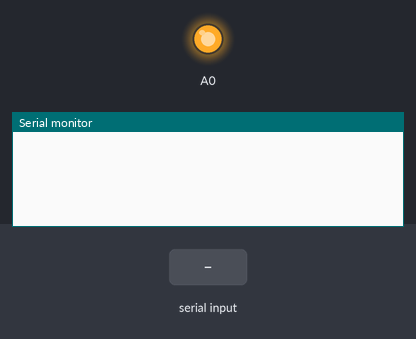
This sketch was run on a simulated Arduino Uno, built with avr-gcc and run on an emulated ATmega328P. Parts: output pins drawn as LEDs (lit = HIGH), the last lines printed to the serial monitor. The inputs (shaded band) are chosen by the test bench.

Above: at 1.2 s.
1.3 s: "LED\n" received over Serial
At 2.3 s:
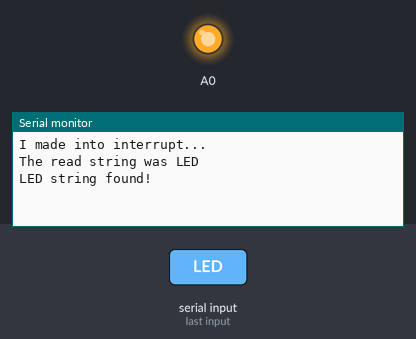
2.8 s: "USERINFO\n" received over Serial
At 3.4 s:
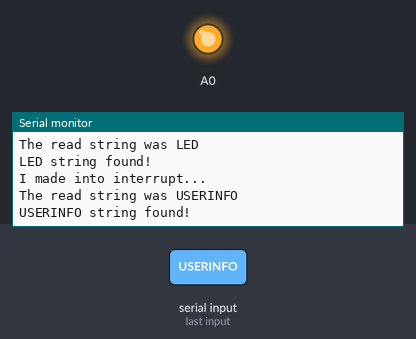
4.3 s: "90,45\n" received over Serial
At 5.7 s:
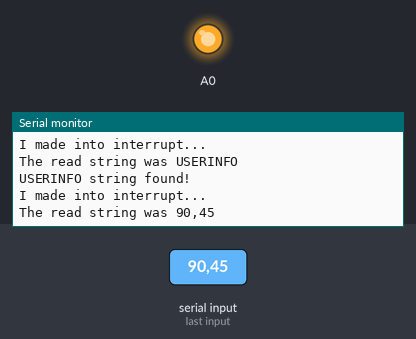

Measured:
- after the input at 1.3 s, the serial monitor: prints a new line at once (image 1)
- after the input at 2.8 s, the serial monitor: prints a new line at once (image 2)
- after the input at 4.3 s, the serial monitor: prints a new line at once (image 3)

The sketch:

ProTrinketHandleRX_Arduino.ino
```cpp
//Setup struct for userinformation
struct userInfo{
  char username[20];
  int num;
};
enum UserMethods{LED, USERINFO};

String inputString = "";         // a string to hold incoming data
boolean stringComplete = false;  // whether the string is complete

void setup() {
  //Turn on hardware serial interface (RX & TX)
  Serial.begin(115200);

  //Turn A0 on for ESP8266 CH_P
  pinMode(A0, OUTPUT);
  digitalWrite(A0, HIGH);

  // reserve 200 bytes for the inputString:
  inputString.reserve(200);
}

void loop() {
  if (stringComplete) {
    Serial.println(inputString);
    // clear the string:
    inputString = "";
    stringComplete = false;
  }
}

//This method is a built in function that handles RX data coming in
void serialEvent(){
  String str;
  byte buff[200];
  boolean methFound = false;
  int state, i = 0;
  UserMethods meth;

  Serial.println("I made into interrupt...");
  stringComplete = true;

  //Loop through received data
  while(Serial.available()){
    //If a method has been found, then skip to use method, otherwise
    //keep looking for method in RX info
    if(!methFound){
      //Read string from RX
      str = Serial.readStringUntil('\n');
      str.trim();
      inputString += "The read string was " + str + "\n";

      //Verify if valid method found
      if(str.equals("LED")){
        //Serial.println("LED string found!");
        inputString += "LED string found!\n";
        meth = LED;
        methFound = true;
      }else if(str.equals("USERINFO")){
        //Serial.println("USERINFO string found!");
        inputString += "USERINFO string found!\n";
        meth = USERINFO;
        methFound = true;
      }
    }else{
      inputString += "I'm in the meth found portion!\n";
      switch(meth){
        case LED:
          //Read int into state and change pin
          state = Serial.parseInt();
          inputString += "The state will be changed to " + String(state);
          if(state == 0){
            pinMode(8,OUTPUT);
            digitalWrite(8,LOW);
          }else{
            pinMode(8,OUTPUT);
            digitalWrite(8,HIGH);
          }
          break;
        case USERINFO:
          userInfo ui;
          String tstr;
          tstr = Serial.readStringUntil('\n');
          tstr.toCharArray(ui.username, (tstr.length()+1));
          tstr = Serial.readStringUntil('\n');
          ui.num = tstr.toInt();

          inputString += "The username is " + String(ui.username) + ", ";
          inputString += "The number is " + String(ui.num);

          break;
      }
    }
  }
}
```
